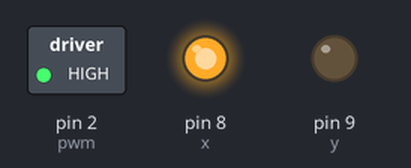
Recording of a sketch running on a simulated Arduino Uno, built with avr-gcc and run on an emulated ATmega328P. Parts: switched loads named in the sketch (green lamp = pin HIGH), output pins drawn as LEDs (lit = HIGH).

Above: at 1.5 s.
At 3.5 s:
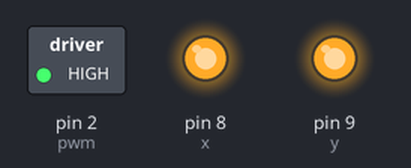
At 5.5 s:
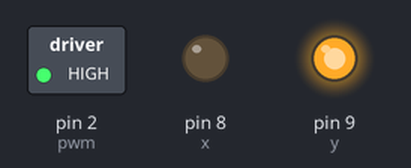
Timing chart, 0 to 9.2 s (numbered marks = the images above):
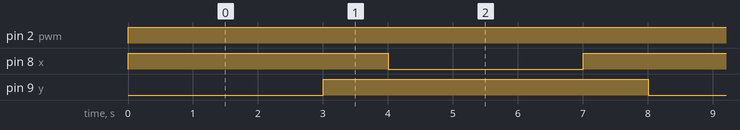

The sketch:

DC_motor.ino
```cpp
const int pwm = 2 ;
const int x = 8 ;
const int y = 9 ;

void setup() {
   pinMode(pwm,OUTPUT) ;
   pinMode(x,OUTPUT) ;
   pinMode(y,OUTPUT) ;
}

void loop() {

   digitalWrite(x,HIGH) ;
   digitalWrite(y,LOW) ;
   analogWrite(pwm,255) ;

   delay(3000) ;

   digitalWrite(x,HIGH) ;
   digitalWrite(y,HIGH) ;
   delay(1000) ;

   digitalWrite(x,LOW) ;
   digitalWrite(y,HIGH) ;
   delay(3000) ;

   digitalWrite(x,HIGH) ;
   digitalWrite(y,HIGH) ;
   delay(1000) ;
}
```

Measured:
- by itself, pin 2 (pwm): LOW → HIGH at 0.00 s
- by itself, pin 8 (x): repeats every 8.0 s: LOW 3.0 s, HIGH 5.0 s
- by itself, pin 9 (y): alternates HIGH for 5.0 s and LOW for 3.0 s
